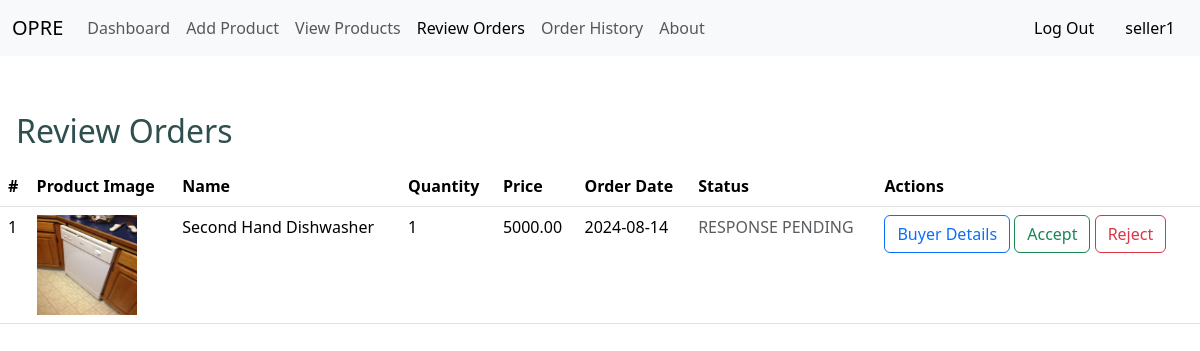
The page /seller/review_orders.php (signed in) on the database its author committed.
### tables this page shows
CREATE TABLE `orders` (
  `order_id` int(11) NOT NULL,
  `bid` int(11) NOT NULL,
  `pid` int(11) NOT NULL,
  `sid` int(11) NOT NULL,
  `qty` int(11) NOT NULL,
  `order_date` date NOT NULL,
  `status` int(11) DEFAULT NULL
);

CREATE TABLE `product` (
  `pid` int(11) NOT NULL,
  `pname` varchar(255) NOT NULL,
  `brand` varchar(255) NOT NULL,
  `category` varchar(255) NOT NULL,
  `price` decimal(10,2) NOT NULL,
  `quantity` int(11) NOT NULL,
  `description` longtext NOT NULL,
  `images` text NOT NULL,
  `seller` int(255) NOT NULL,
  `status` int(11) NOT NULL,
  `added_at` timestamp NOT NULL DEFAULT current_timestamp()
);

### seller/seller_class.php (called while the page is built, shortened)
<?php
include("../connect.php");
class Seller{
    function viewOrders($sid){
      global $conn;
      $sql = "SELECT o.order_id, o.bid, o.qty, o.order_date, o.status, p.pname, p.images, p.price
      FROM orders o
      INNER JOIN product p ON o.pid = p.pid
      WHERE o.sid = ? AND o.status IS NULL";
      $stmt = $conn->prepare($sql);
      $stmt->bind_param("i", $sid);
      $stmt->execute();
      $result = $stmt->get_result();
      $orderedProds = [];
      if ($result->num_rows > 0) {
        while ($row = $result->fetch_assoc()) {
            $orderedProds[] = $row;
        }
      }
      return $orderedProds;
    }
  }
  $seller = new Seller();

### seller/review_orders.php (the view, shortened to what this page needs)
<!DOCTYPE html>
<html lang="en">
<head>
    <link rel="stylesheet" href="../bootstrap/css/bootstrap.min.css">
    <link  rel="stylesheet" href="style.css" type="text/css">
</head>
<body>
<?php
include('seller_class.php');
$sid = intval($_SESSION['userid']);
$orders = $seller->viewOrders($sid);
?>
    <nav class="navbar navbar-expand-lg bg-body-tertiary fixed-top">
        <div class="container-fluid">
          <a class="navbar-brand" href="#">OPRE</a>
          <div class="collapse navbar-collapse" id="navbarNav">
            <ul class="navbar-nav">
              <li class="nav-item">
                <a class="nav-link" aria-current="page" href="seller_dashboard.php">Dashboard</a>
              </li>
              <li class="nav-item">
                <a class="nav-link" href="addproduct.php">Add Product</a>
              </li>
              <li class="nav-item">
                <a class="nav-link" href="seller_products.php">View Products</a>
              </li>
              <li class="nav-item">
                <a class="nav-link active" aria-current="page" href="#">Review Orders</a>
              </li>
              <li class="nav-item">
                <a class="nav-link" href="order_history.php">Order History</a>
              </li>
              <li class="nav-item">
                <a class="nav-link" href="../about.html" target="_blank">About</a>
              </li>
            </ul>
            <a class="btn btn-light" href="../logout.php" style="margin-right: 5px;">Log Out</a>
            <a class="btn btn-light" href="seller_profile.php"><?php echo $_SESSION['name']?></a>
          </div>
        </div>
      </nav>
      <br><br><br><br>
    <h2 style="color:DarkSlateGrey;">Review Orders</h2>
    <?php
    if(empty($orders)){
        echo "<centre><p class='text-centre'><b>No products</b></p><centre>";
        $disabled = "disabled";
      }else{
        echo '<table border="1">';
            echo '<table class="table table-hover">
            <thead>
              <tr>
                <th scope="col">#</th>
                <th scope="col">Product Image</th>
                <th scope="col">Name</th>
                <th scope="col">Quantity</th>
                <th scope="col">Price</th>
                <th scope="col">Order Date</th>
                <th scope="col">Status</th>
                <th scope="col">Actions</th>
              </tr>
            </thead><tbody>';
            $count = 1;
            foreach($orders as $row){
              $status = $row['status'];
              if ($status == NULL){
                $statusTxt = "<p class=\"text-muted\">RESPONSE PENDING</p>";
              }else if($status == 0){
                $statusTxt = "<p class=\"text-success\">SELLER ACCEPTED</p>";
              }else if($status == 1){
                $statusTxt = "<p class=\"text-danger\">SELLER REHECTED</p>";
              }
              echo '<tr>';
                echo '<td>' . $count . '</td>';
                echo '<td><img src="'.$row["images"].'" width="100px" height="100px"></td>';
                echo '<td>' . $row["pname"] . '</td>';
                echo '<td>' . $row["qty"] . '</td>';
                echo '<td>' . $row["price"] . '</td>';
                echo '<td>' . $row["order_date"] . '</td>';
                echo '<td>' . $statusTxt . '</td>';
                echo '<td><button class="btn btn-outline-primary" onclick="viewBuyer('.$row['bid'].')">Buyer Details</button>
                <button class="btn btn-outline-success" onclick="review(0,'.$row['order_id'].')">Accept</button>
                <button class="btn btn-outline-danger" onclick="review(1,'.$row['order_id'].')">Reject</button></td>';
                echo '</tr>';
                $count++;
            }
      }
      ?>
</body>
</html>

### style.css (style rules this page uses)
h1, h2 { margin: 1rem; }

### rows shown on the page
orders: pid.images (picture), pid.pname "Second Hand Dishwasher", qty "1", pid.price "5000.00", order_date "2024-08-14"

### other values the page prints
$_SESSION['name'] "seller1"
